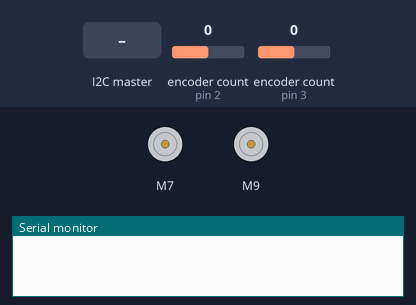
Bench run of a sketch on a simulated Arduino Uno, built with avr-gcc and run on an emulated ATmega328P. Parts: 2 × DC motor (green arrow = forward, orange = backward, longer = faster), the last lines printed to the serial monitor. The inputs (shaded band) are chosen by the test bench; at power-on: encoder count (sensors on pin 2, pin 3) 0.

Above: at 1.2 s.
1.3 s: the I2C master sends the byte 0
At 2.0 s:
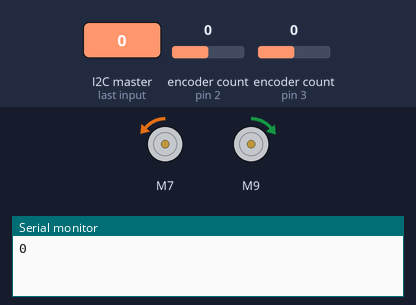
2.8 s: the I2C master sends the byte 1
At 3.1 s:
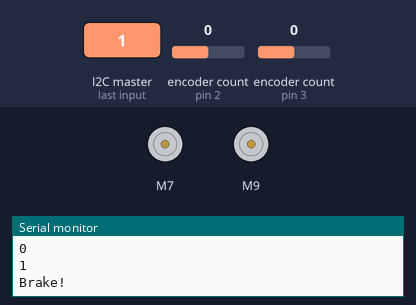
Timing chart, 0 to 5.8 s (numbered marks = the images above; inputs shaded):
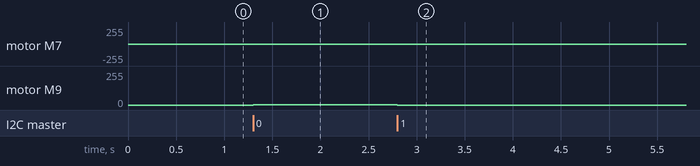

The sketch:

driveSystem.ino
```cpp
#include <Encoder.h>
#include <SparkFun_TB6612.h>
#include <Wire.h>

union Buffer
{
    long longNumber;
    byte longBytes[4];
};

//2, 3, 5, 6, 7, 8, 9, 10, 11, 12, 13
#define AIN1 9
#define AIN2 10
#define PWMA 11
#define ENC1A 2
#define ENC1B 12
#define BIN1 7
#define BIN2 6
#define PWMB 5
#define ENC2A 3
#define ENC2B 13
#define STBY 8

byte slave_address = 7;
Buffer buffer;

const double radius = 2;    // radius of the wheel in inches
const double axel = 10;     // distance between wheels
const int cpr = 8400;       // ecoder spec
const int res = 100;         // number of encoder counts per single turn

const int offsetLeft = 1;
const int offsetRight = -1;
Motor motorRight = Motor(AIN1, AIN2, PWMA, offsetRight, STBY);
Motor motorLeft = Motor(BIN1, BIN2, PWMB, offsetLeft, STBY);

int leftSpeed;              // PWM 0-255
int rightSpeed;             // PWM 0-255
long leftPos;               // Encoder value
long rightPos;              // Encoder value

Encoder encLeft(ENC2A, ENC2B);
Encoder encRight(ENC1A, ENC1B);

void setup() {
  rightSpeed = 0;
  rightPos = 0;
  encRight.write(rightPos*(cpr/res));

  leftSpeed = 0;
  leftPos = 0;
  encLeft.write(leftPos*(cpr/res));

  // Start I2C Bus as Slave
  Wire.begin(slave_address);
  Wire.onReceive(receiveEvent);
  Wire.onRequest(sendEvent);
  Serial.begin(9600);
}

void loop() {
  motorLeft.drive(leftSpeed);
  motorRight.drive(rightSpeed);
  readEncoders();
}

void receiveEvent(int howMany)
{
  int numOfBytes = Wire.available();

  int cmd = Wire.read();
  // drive or brake (0 or 1)
  Serial.println(cmd);
  if (cmd == 0){
    char u1_in = (int)Wire.read();
    char u2_in = (int)Wire.read();

    int u1 = u1_in;
    int u2 = u2_in;

    // convert input into acceleration for each motor [right, left]
    int omega_dot1[] = {u1, u1};
    int rem = u2%2;
    int omega_dot2[] = {u2/2 + rem, -u2/2};
    int* omega_dot = add_arrays(omega_dot1, omega_dot2);

    accelerateMotor(rightSpeed, omega_dot[0]);
    accelerateMotor(leftSpeed, omega_dot[1]);
  }

  else if (cmd == 1){
    Serial.println("Brake!");
    Wire.read();  // throws byte away
    motorLeft.brake();
    motorRight.brake();
    leftSpeed = 0;
    rightSpeed = 0;
  }
}

void sendEvent()
{
  Wire.read();  // throws away initial command

  buffer.longNumber = rightPos;
  Wire.write(buffer.longBytes, 4);
  buffer.longNumber = leftPos;
  Wire.write(buffer.longBytes, 4);
}


int* add_arrays(int a[], int b[])
{
  static int c[2];
  int i;

  for (i = 0; i < 2; ++i){
    c[i] = a[i] + b[i];
  }

  return c;
}


void accelerateMotor(int &currentSpeed, int accel)
{
  // currentSpeed is the current PWM setting
  // accel is the PWM increment
  // TODO: need to add error checking if commanded beyond 0-255
  currentSpeed += accel;

  if (currentSpeed > 255){
    currentSpeed = 255;
  }

  else if (currentSpeed < -255){
    currentSpeed = -255;
  }
}


void readEncoders()
{
  leftPos = encLeft.read()/(cpr/res);
  rightPos = -encRight.read()/(cpr/res);
}
```

Measured:
- after the input at 1.3 s, motor M7: stopped → backward 1/255 at once; motor M9: stopped → forward 2/255 at once
- after the input at 2.8 s, motor M7: backward 1/255 → stopped at once; motor M9: forward 2/255 → stopped at once
